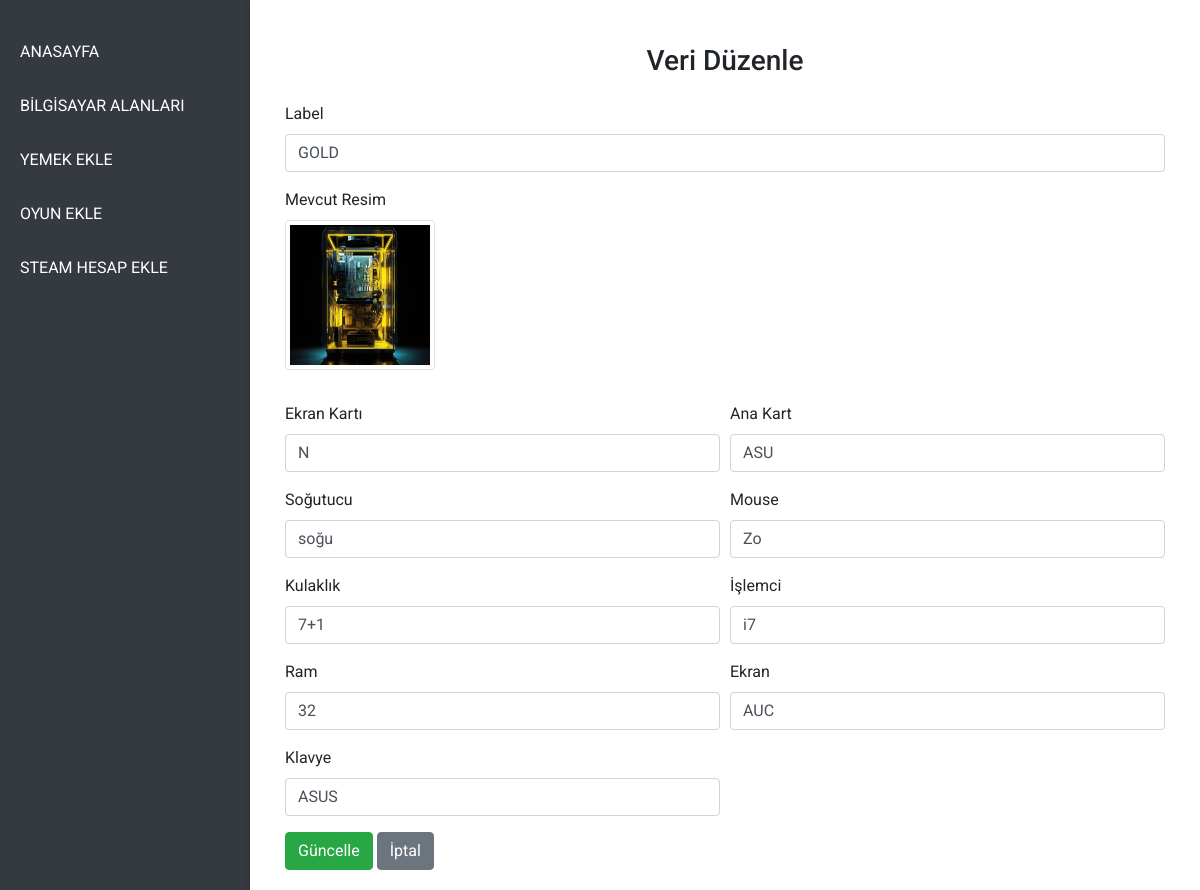
Before: /updatecomputerfields/1 with the older database file.
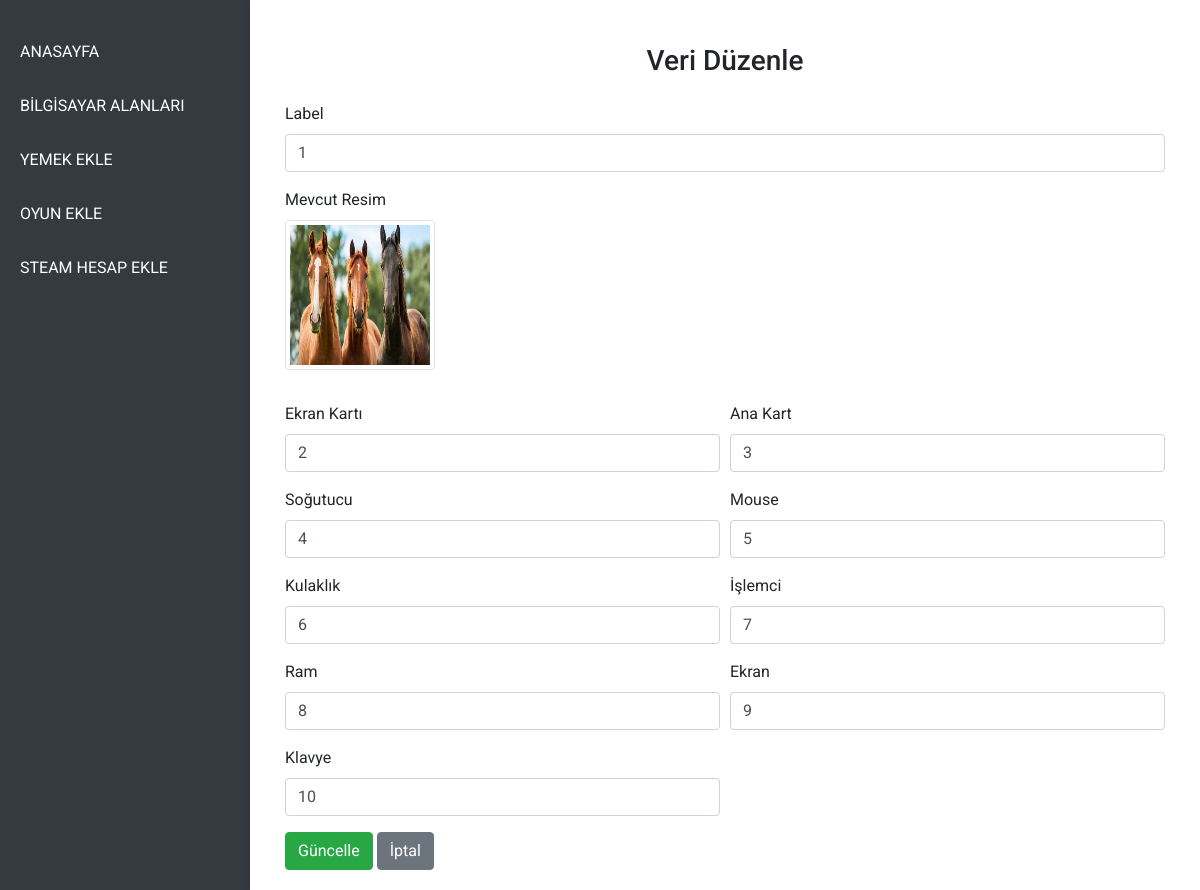
After: the same page with the newer database file.
### models.py (models this page shows)
class tblcomputerfiles(db.Model):
    id = db.Column(db.Integer, primary_key=True)
    label = db.Column(db.String(100), unique=False, nullable=True)
    path = db.Column(db.String(50), unique=False, nullable=True)
    videocard = db.Column(db.String(100), unique=False, nullable=True)
    mothercard = db.Column(db.String(100), unique=False, nullable=True)
    freez = db.Column(db.String(100), unique=False, nullable=True)
    mouse = db.Column(db.String(100), unique=False, nullable=True)
    headphone = db.Column(db.String(100), unique=False, nullable=True)
    processor = db.Column(db.String(100), unique=False, nullable=True)
    ram = db.Column(db.String(100), unique=False, nullable=True)
    screen = db.Column(db.String(100), unique=False, nullable=True)
    keyboard = db.Column(db.String(100), unique=False, nullable=True)

### app.py (the view, shortened to what this page needs)
@app.route("/updatecomputerfields/<int:id>", methods=['GET', 'POST'])
def updatecomputerfiles(id):
    all_images = []
    target_folder = os.path.join(UPLOAD_FOLDER, 'computerfields')
    if os.path.exists(target_folder):
        all_images = [file for file in os.listdir(target_folder)
                    if file.lower().endswith(('png', 'jpg', 'jpeg', 'gif', 'webp'))]
    computerfields = tblcomputerfiles.query.filter_by(id = id).first()
    if computerfields is None:
        print("böyle bir veri yok: not bunlar için bir şey yap fatih 404 için")
    return render_template("/updatepage/updatecomputerfields.html", computerfields=computerfields)

### templates/updatepage/updatecomputerfields.html (shortened to what this page needs)
{% extends "adminlayout.html" %}
{% block main %}
<div class="container-fluid mt-4">
    <h3 class="mb-4">Veri Düzenle</h3>
    <form method="POST" enctype="multipart/form-data">
        <div class="form-group">
            <label for="label">Label</label>
            <input autocomplete="off" type="text" name="label" id="label" class="form-control" value="{{computerfields.label}}">
        </div>
        <div class="form-group">
            <label for="image">Mevcut Resim</label><br>
            <img  src="../{{computerfields.path}}"
                 alt="photo" class="img-thumbnail mb-3" style="width: 150px; height: 150px;" onclick="showPopup()">
        </div>
        <div class="form-row">
            <div class="form-group col-md-6">
                <label for="videocard">Ekran Kartı</label>
                <input autocomplete="off" type="text" name="videocard" id="videocard" class="form-control" value="{{computerfields.videocard}}">
            </div>
            <div class="form-group col-md-6">
                <label for="mothercard">Ana Kart</label>
                <input autocomplete="off" type="text" name="mothercard" id="mothercard" class="form-control" value="{{computerfields.mothercard}}">
            </div>
        </div>
        <div class="form-row">
            <div class="form-group col-md-6">
                <label for="freez">Soğutucu</label>
                <input autocomplete="off" type="text" name="freez" id="freez" class="form-control" value="{{computerfields.freez}}">
            </div>
            <div class="form-group col-md-6">
                <label for="mouse">Mouse</label>
                <input autocomplete="off" type="text" name="mouse" id="mouse" class="form-control" value="{{computerfields.mouse}}">
            </div>
        </div>
        <div class="form-row">
            <div class="form-group col-md-6">
                <label for="headphone">Kulaklık</label>
                <input autocomplete="off" type="text" name="headphone" id="headphone" class="form-control" value="{{computerfields.headphone}}">
            </div>
            <div class="form-group col-md-6">
                <label for="processor">İşlemci</label>
                <input autocomplete="off" type="text" name="processor" id="processor" class="form-control" value="{{computerfields.processor}}">
            </div>
        </div>
        <div class="form-row">
            <div class="form-group col-md-6">
                <label for="ram">Ram</label>
                <input autocomplete="off" type="text" name="ram" id="ram" class="form-control" value="{{computerfields.ram}}">
            </div>
            <div class="form-group col-md-6">
                <label for="screen">Ekran</label>
                <input autocomplete="off" type="text" name="screen" id="screen" class="form-control" value="{{computerfields.screen}}">
            </div>
        </div>
        <div class="form-row">
            <div class="form-group col-md-6">
                <label for="keyboard">Klavye</label>
                <input autocomplete="off" type="text" name="keyboard" id="keyboard" class="form-control" value="{{computerfields.keyboard}}">
            </div>
        </div>
        <button type="submit" onclick="updatetextandmedia()" class="btn btn-success">Güncelle</button>
        <a href="/" class="btn btn-secondary">İptal</a>
    </form>
</div>
{% endblock %}

Changed rows visible on the page:
changed tblcomputerfiles: label "GOLD" → "1"; path: a different picture; videocard "N" → "2"; mothercard "ASU" → "3"; freez "soğu" → "4"; mouse "Zo" → "5"; headphone "7+1" → "6"; processor "i7" → "7"; ram "32" → "8"; screen "AUC" → "9"; keyboard "ASUS" → "10"
